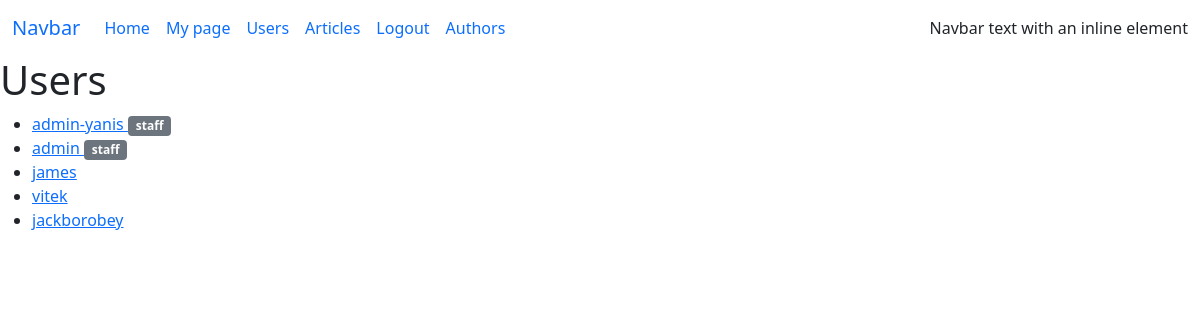
Page /users/ (signed in) on the committed database.
### blog/models/user.py (models this page shows, shortened)
class User(db.Model, UserMixin):
    __tablename__ = 'users'
    id: so.Mapped[int] = so.mapped_column(primary_key=True, autoincrement=True)
    username: so.Mapped[str] = so.mapped_column(sa.String(20), unique=True, nullable=False)
    first_name: so.Mapped[str] = so.mapped_column(sa.String(30), nullable=False, default='no name', server_default='no name')
    last_name: so.Mapped[str] = so.mapped_column(sa.String(50),
                                                 unique=False,
                                                 nullable=False,
                                                 default='',
                                                 server_default='')
    email: so.Mapped[str] = so.mapped_column(sa.String(50),
                                             unique=True,
                                             nullable=True,
                                   )
    is_staff: so.Mapped[bool] = so.mapped_column(nullable=False, default=False, server_default=sa.false())
    _password: so.Mapped[bytes] = so.mapped_column(sa.LargeBinary, nullable=True)
    author = relationship('Author', uselist=False, back_populates='user')
    @property
    def password(self):
        return self._password

### blog/views/users.py (the view)
@users_app.route('/', endpoint='list')
def users_list():
    users = User.query.all()
    return render_template('users/list.html', users=users,)

### blog/app.py (called while the page is built)
def _add_extensions(app):
    db.init_app(app)
    migrate.init_app(app, db, compare_type=True)
    login_manager.init_app(app)
    flask_bcrypt.init_app(app)
    from .models import User
    @login_manager.user_loader
    def load_user(user_id):
        return User.query.filter_by(id=user_id).one_or_none()
    @login_manager.unauthorized_handler
    def unauthorized():
        return redirect(url_for('auth_app.login'))

### blog/templates/users/list.html (shortened to what this page needs)
{% extends 'base.html' %}
{% block body %}
    <h1>Users</h1>
    <div>
    <ul>
    {% if current_user.is_staff %}
        {% for user in users %}
        <li>
            <a href="{{ url_for('users_app.details', user_id=user.id) }}">
            {{ user.username }}
            </a>
        {% if user.is_staff %}
        <span class="badge bg-secondary">staff</span>
        {% endif %}
        </li>
        {% endfor %}
    {% else %}
    <h1> Залогиньтесь через админку! </h1>
    {% endif %}
    </ul>
    </div>
{% endblock %}

### rows in the picture
User: username "admin-yanis", is_staff "staff"
User: username "admin", is_staff "staff"
User: username "james"
User: username "vitek"
User: username "jackborobey"

### other values in the picture
{{ item.label }} "Home" "My page" "Users" "Articles" "Authors"
{{ item.label }} "Logout"
